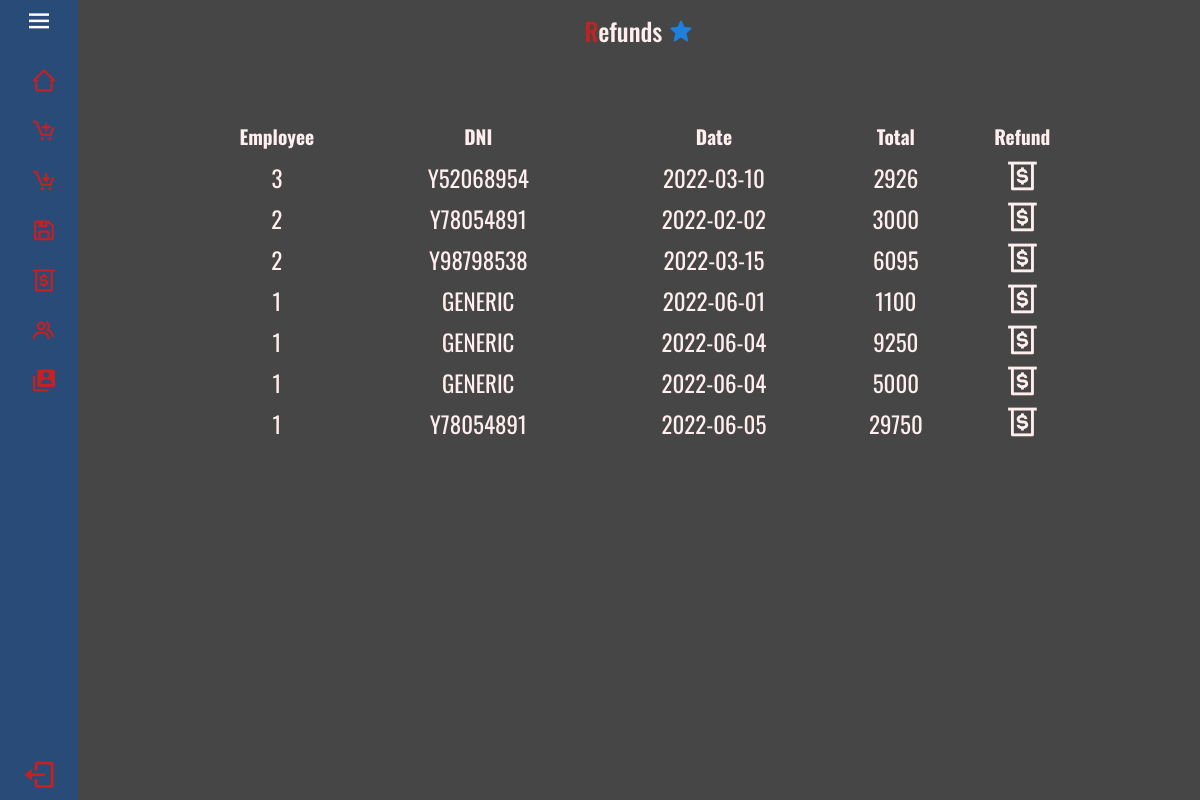
Screenshot of /purchases/refund.php (signed in) with the database file from the repository.
### tables this page shows
CREATE TABLE `compras` (
  `id` int(11) NOT NULL,
  `id_empleado` int(11) DEFAULT NULL,
  `dni_cliente` varchar(9) DEFAULT NULL,
  `fecha` date DEFAULT NULL,
  `importe` int(11) DEFAULT NULL,
  `estado` tinyint(1) DEFAULT 0,
  `aparcada` tinyint(1) DEFAULT 0
);

### purchases/refund.php (the view, shortened to what this page needs)
<?php require_once("../modules/header.php");
        require_once("../modules/sql.php");?>
<main class="home_content">
    <h1>Refunds <i class="bx bxs-star"></i></h1>
    <section class="category-list big">
        <table class="padcolumns-big">
            <tr>
                <th>Employee</th>
                <th>DNI</th>
                <th>Date</th>
                <th>Total</th>
                <th>Refund</th>
            </tr>
            <?php
                $query = "SELECT * FROM compras WHERE estado=1";
                $result = $con->query($query);
                while($row = $result->fetch_assoc()){
                    echo "
                    <tr>
                        <td class='category-options'>".$row["id_empleado"]."</td>
                        <td class ='category-options'>". $row["dni_cliente"]."</td>
                        <td class='category-options'>".$row["fecha"]."</td>
                        <td class='category-options'>".$row["importe"]."</td>
                        <td><i id='".$row["id"]."' onclick='refund(this.id)' class='bx bx-money-withdraw list'></i></td>
                    </tr>";
                }
            ?>
        </table>
    </section>
</main>
</body>
</html>

### modules/header.php (shortened to what this page needs)
<!DOCTYPE html>
<html lang="en">
<head>
    <link href='https://unpkg.com/boxicons@2.1.2/css/boxicons.min.css' rel='stylesheet'>
    <link rel="stylesheet" href="../css/bootstrap-grid.min.css">
    <link rel="stylesheet" href="../css/sidebar.css">
    <link rel="stylesheet" href="../css/style.css">
</head>
<body>
    <div class="sidebar">
        <div class="logo_content">
            <i class='bx bx-menu' id="btn"></i>
        </div>
        <ul class="nav_list">
            <li>
                <a href="../index/index.php">
                    <i class='bx bx-home-alt-2'></i>
                </a>
            </li>
            <li>
                <a id="newcart" href="../index/index.php">
                    <i class='bx bx-cart-add'></i>
                </a>
            </li>
            <li>
                <a href='../purchases/loadcart.php'>
                    <i class='bx bx-cart-download'></i>
                </a>
            </li>
            <li>
                <a href="../modules/savecart.php">
                    <i class='bx bx-save' ></i>
                </a>
            </li>
            <li>
                <a href="../purchases/refund.php">
                    <i class='bx bx-money-withdraw'></i>
                </a>
            </li>
            <li>
                <a href="../customer/customer_list.php">
                    <i class='bx bx-group' ></i>
                </a>
            </li>
            <li>
                <a href="../login/switchuser.php">
                    <i class='bx bxs-user-account'></i>
                </a>
            </li>
        </ul>
        <div class="profile_content">
            <div class="profile">
                <a href="../modules/salesofday.php">
                    <i class='bx bx-log-out' id="log_out"></i>
                </a>
            </div>
        </div>
    </div>

### css/sidebar.css (style rules this page uses)
* { font-family: 'Oswald' ,sans-serif; font-size: 1.05rem; box-sizing: border-box; margin: 0; padding: 0; --primary: rgb(41, 75, 120); --primary-light: rgb(29, 128, 221); --primary-dark: rgb(25, 46, 75); --secondary: rgb(194, 34, 34); --secondary-dark: rgb(117, 19, 19); --white: rgb(255, 238, 238); --bg-dark: rgb(130, 130, 130); --bg-darker: rgb(70, 70, 70); }
body { position: relative; width: 100%; min-height: 100%; overflow-x: hidden; overflow-y: scroll; background: var(--bg-darker); }
.sidebar { position: fixed; top: 0; left: 0; height: 100%; width: 78px; background: var(--primary); padding: 6px 14px; transition: all 0.5s ease; }
.sidebar #btn { position: absolute; color: #fff; left: 50%; top: 6px; font-size: 30px; height: 50px; width: 50px; text-align: center; list-style: 50px; transform: translateX(-50%); }
.sidebar ul { margin-top: 20px; }
.sidebar ul li { position: relative; height: 50px; width: 100%; margin: 0 5px; list-style: none; line-height: 50px; }
.sidebar ul li a { color: var(--secondary); display: flex; align-items: center; text-decoration: none; border-radius: 5px; transition: all 0.4s ease; white-space: nowrap; }
.sidebar ul li i { height: 50px; min-width: 50px; border-radius: 5px; line-height: 50px; text-align: center; }
.sidebar .profile_content { position: absolute; color: var(--secondary); bottom: 0; left: 0; width: 100%; }
.sidebar .profile_content .profile { position: relative; padding: 0.5rem 6px; height: 60px; transition: all 0.4s ease; background: none; }
.profile #log_out { position: absolute; left: 50%; bottom: 0; transform: translateX(-50%); min-width: 50px; line-height: 50px; font-size: 35px; text-align: center; transition: all 0.4s ease; background: none; color: var(--secondary); }
.home_content { position: relative; height: 100%; width: calc(100% - 78px); left: 78px; transition: all 0.5s ease; }
.home_content h1 { font-size: 25px; font-weight: 500; color: var(--white); margin: 12px; text-align: center; }
.home_content h1::first-letter, .home_content h2::first-letter, .home_content h3::first-letter { color: var(--secondary); font-size: inherit; }
.home_content h1 .bxs-star { color: var(--primary-light); font-size: 25px; }

### css/style.css (style rules this page uses)
a { color: inherit; }
section.category-list { display: flex; justify-content: center; padding-top: 3em; width: 100%; height: 100%; }
.category-list.big { flex-grow: 1; }
section.category-list table tr td { font-size: 1.3em; list-style: none; color: var(--white); text-align: center; white-space: nowrap; }
section.category-list table tr th { font-size: 1.1em; color: var(--white); }
tr .category-options { color: inherit; text-decoration: none; }
i { font-size: 1.5em; }
table { color: var(--white); text-align: center; }
th { padding: 0.3em 0; }
.bx-money-withdraw.list { transition: all 0.3s; }
.padcolumns-big { width: 80%; }

### rows the page displays
compras: id_empleado "3", dni_cliente "Y52068954", fecha "2022-03-10", importe "2926"
compras: id_empleado "2", dni_cliente "Y78054891", fecha "2022-02-02", importe "3000"
compras: id_empleado "2", dni_cliente "Y98798538", fecha "2022-03-15", importe "6095"
compras: id_empleado "1", dni_cliente "GENERIC", fecha "2022-06-01", importe "1100"
compras: id_empleado "1", dni_cliente "GENERIC", fecha "2022-06-04", importe "9250"
compras: id_empleado "1", dni_cliente "GENERIC", fecha "2022-06-04", importe "5000"
compras: id_empleado "1", dni_cliente "Y78054891", fecha "2022-06-05", importe "29750"
